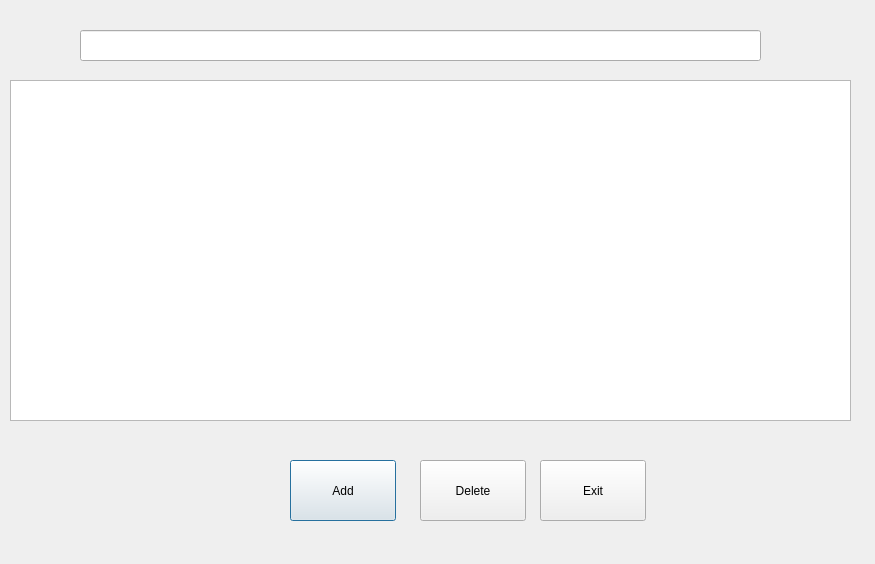
<?xml version="1.0" encoding="UTF-8"?>
<ui version="4.0">
 <class>Dialog</class>
 <widget class="QDialog" name="Dialog">
  <property name="geometry">
   <rect>
    <x>0</x>
    <y>0</y>
    <width>875</width>
    <height>564</height>
   </rect>
  </property>
  <property name="windowTitle">
   <string>Exam 6 by Michael Gain</string>
  </property>
  <widget class="QTableView" name="tableView">
   <property name="geometry">
    <rect>
     <x>10</x>
     <y>80</y>
     <width>841</width>
     <height>341</height>
    </rect>
   </property>
   <attribute name="horizontalHeaderStretchLastSection">
    <bool>true</bool>
   </attribute>
  </widget>
  <widget class="QPushButton" name="pushButtonAdd">
   <property name="geometry">
    <rect>
     <x>290</x>
     <y>460</y>
     <width>106</width>
     <height>61</height>
    </rect>
   </property>
   <property name="text">
    <string>Add</string>
   </property>
  </widget>
  <widget class="QPushButton" name="pushButtonDel">
   <property name="geometry">
    <rect>
     <x>420</x>
     <y>460</y>
     <width>106</width>
     <height>61</height>
    </rect>
   </property>
   <property name="text">
    <string>Delete</string>
   </property>
  </widget>
  <widget class="QPushButton" name="pushButtonExit">
   <property name="geometry">
    <rect>
     <x>540</x>
     <y>460</y>
     <width>106</width>
     <height>61</height>
    </rect>
   </property>
   <property name="text">
    <string>Exit</string>
   </property>
  </widget>
  <widget class="QLineEdit" name="lineEdit">
   <property name="geometry">
    <rect>
     <x>80</x>
     <y>30</y>
     <width>681</width>
     <height>31</height>
    </rect>
   </property>
   <property name="echoMode">
    <enum>QLineEdit::Password</enum>
   </property>
  </widget>
 </widget>
 <resources/>
 <connections/>
</ui>
